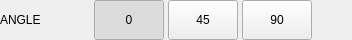
          <widget class="QWidget" name="widget_raster" native="true">
           <property name="minimumSize">
            <size>
             <width>0</width>
             <height>40</height>
            </size>
           </property>
           <property name="maximumSize">
            <size>
             <width>16777215</width>
             <height>40</height>
            </size>
           </property>
           <layout class="QHBoxLayout" name="horizontalLayout_12">
            <property name="spacing">
             <number>4</number>
            </property>
            <property name="leftMargin">
             <number>0</number>
            </property>
            <property name="topMargin">
             <number>0</number>
            </property>
            <property name="rightMargin">
             <number>0</number>
            </property>
            <property name="bottomMargin">
             <number>0</number>
            </property>
            <item>
             <widget class="QLabel" name="lbl_raster">
              <property name="minimumSize">
               <size>
                <width>90</width>
                <height>0</height>
               </size>
              </property>
              <property name="maximumSize">
               <size>
                <width>90</width>
                <height>16777215</height>
               </size>
              </property>
              <property name="toolTip">
               <string>Select raster angle</string>
              </property>
              <property name="text">
               <string>ANGLE</string>
              </property>
             </widget>
            </item>
            <item>
             <widget class="QPushButton" name="rbtn_raster_0">
              <property name="sizePolicy">
               <sizepolicy hsizetype="Preferred" vsizetype="Preferred">
                <horstretch>0</horstretch>
                <verstretch>0</verstretch>
               </sizepolicy>
              </property>
              <property name="minimumSize">
               <size>
                <width>70</width>
                <height>0</height>
               </size>
              </property>
              <property name="maximumSize">
               <size>
                <width>70</width>
                <height>16777215</height>
               </size>
              </property>
              <property name="text">
               <string>0</string>
              </property>
              <property name="checkable">
               <bool>true</bool>
              </property>
              <property name="checked">
               <bool>true</bool>
              </property>
              <property name="autoExclusive">
               <bool>true</bool>
              </property>
             </widget>
            </item>
            <item>
             <widget class="QPushButton" name="rbtn_raster_45">
              <property name="sizePolicy">
               <sizepolicy hsizetype="Preferred" vsizetype="Preferred">
                <horstretch>0</horstretch>
                <verstretch>0</verstretch>
               </sizepolicy>
              </property>
              <property name="minimumSize">
               <size>
                <width>70</width>
                <height>0</height>
               </size>
              </property>
              <property name="maximumSize">
               <size>
                <width>70</width>
                <height>16777215</height>
               </size>
              </property>
              <property name="text">
               <string>45</string>
              </property>
              <property name="checkable">
               <bool>true</bool>
              </property>
              <property name="autoExclusive">
               <bool>true</bool>
              </property>
             </widget>
            </item>
            <item>
             <widget class="QPushButton" name="rbtn_raster_90">
              <property name="sizePolicy">
               <sizepolicy hsizetype="Preferred" vsizetype="Preferred">
                <horstretch>0</horstretch>
                <verstretch>0</verstretch>
               </sizepolicy>
              </property>
              <property name="minimumSize">
               <size>
                <width>70</width>
                <height>0</height>
               </size>
              </property>
              <property name="maximumSize">
               <size>
                <width>70</width>
                <height>16777215</height>
               </size>
              </property>
              <property name="text">
               <string>90</string>
              </property>
              <property name="checkable">
               <bool>true</bool>
              </property>
              <property name="autoExclusive">
               <bool>true</bool>
              </property>
             </widget>
            </item>
            <item>
             <spacer name="horizontalSpacer">
              <property name="orientation">
               <enum>Qt::Horizontal</enum>
              </property>
              <property name="sizeHint" stdset="0">
               <size>
                <width>40</width>
                <height>20</height>
               </size>
              </property>
             </spacer>
            </item>
           </layout>
          </widget>
